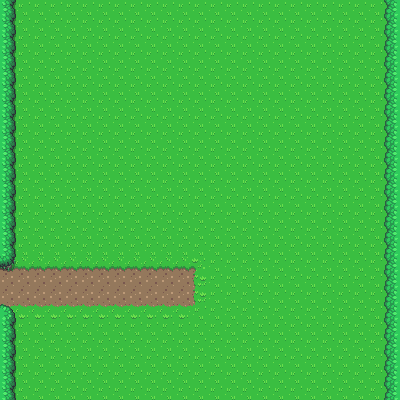

Tiled map render using the project's own tile images. Description and the whole map definition, tile-layer contents included, below:
An orthogonal 25x25 tile map with 16x16 px tiles, 2 tile layers (Ground, Collisions) and 3 objects.

<map version="1.8" tiledversion="1.8.5" orientation="orthogonal" renderorder="right-down" width="25" height="25" tilewidth="16" tileheight="16" infinite="0" nextlayerid="4" nextobjectid="5">
 <tileset firstgid="1" source="Overworld.tsx" />
 <layer id="1" name="Ground" width="25" height="25">
  <data encoding="csv">
1,1,1,1,1,1,1,1,1,1,1,1,1,1,1,1,1,1,1,1,1,1,1,1,1,
1,1,1,1,1,1,1,1,1,1,1,1,1,1,1,1,1,1,1,1,1,1,1,1,1,
1,1,1,1,1,1,1,1,1,1,1,1,1,1,1,1,1,1,1,1,1,1,1,1,1,
1,1,1,1,1,1,1,1,1,1,1,1,1,1,1,1,1,1,1,1,1,1,1,1,1,
1,1,1,1,1,1,1,1,1,1,1,1,1,1,1,1,1,1,1,1,1,1,1,1,1,
1,1,1,1,1,1,1,1,1,1,1,1,1,1,1,1,1,1,1,1,1,1,1,1,1,
1,1,1,1,1,1,1,1,1,1,1,1,1,1,1,1,1,1,1,1,1,1,1,1,1,
1,1,1,1,1,1,1,1,1,1,1,1,1,1,1,1,1,1,1,1,1,1,1,1,1,
1,1,1,1,1,1,1,1,1,1,1,1,1,1,1,1,1,1,1,1,1,1,1,1,1,
1,1,1,1,1,1,1,1,1,1,1,1,1,1,1,1,1,1,1,1,1,1,1,1,1,
1,1,1,1,1,1,1,1,1,1,1,1,1,1,1,1,1,1,1,1,1,1,1,1,1,
1,1,1,1,1,1,1,1,1,1,1,1,1,1,1,1,1,1,1,1,1,1,1,1,1,
1,1,1,1,1,1,1,1,1,1,1,1,1,1,1,1,1,1,1,1,1,1,1,1,1,
1,1,1,1,1,1,1,1,1,1,1,1,1,1,1,1,1,1,1,1,1,1,1,1,1,
1,1,1,1,1,1,1,1,1,1,1,1,1,1,1,1,1,1,1,1,1,1,1,1,1,
1,1,1,1,1,1,1,1,1,1,1,1,1,1,1,1,1,1,1,1,1,1,1,1,1,
1162,1162,1162,1162,1162,1162,1162,1162,1162,1162,1162,1162,1163,1,1,1,1,1,1,1,1,1,1,1,1,
1202,1202,1202,1202,1202,1202,1202,1202,1202,1202,1202,1202,1203,1,1,1,1,1,1,1,1,1,1,1,1,
1202,1202,1202,1202,1202,1202,1202,1202,1202,1202,1202,1202,1203,1,1,1,1,1,1,1,1,1,1,1,1,
1242,1242,1242,1242,1242,1242,1242,1242,1242,1242,1242,1242,1243,1,1,1,1,1,1,1,1,1,1,1,1,
1,1,1,1,1,1,1,1,1,1,1,1,1,1,1,1,1,1,1,1,1,1,1,1,1,
1,1,1,1,1,1,1,1,1,1,1,1,1,1,1,1,1,1,1,1,1,1,1,1,1,
1,1,1,1,1,1,1,1,1,1,1,1,1,1,1,1,1,1,1,1,1,1,1,1,1,
1,1,1,1,1,1,1,1,1,1,1,1,1,1,1,1,1,1,1,1,1,1,1,1,1,
1,1,1,1,1,1,1,1,1,1,1,1,1,1,1,1,1,1,1,1,1,1,1,1,1
</data>
 </layer>
 <layer id="2" name="Collisions" width="25" height="25">
  <data encoding="csv">
728,0,0,0,0,0,0,0,0,0,0,0,0,0,0,0,0,0,0,0,0,0,0,0,727,
728,0,0,0,0,0,0,0,0,0,0,0,0,0,0,0,0,0,0,0,0,0,0,0,727,
728,0,0,0,0,0,0,0,0,0,0,0,0,0,0,0,0,0,0,0,0,0,0,0,727,
728,0,0,0,0,0,0,0,0,0,0,0,0,0,0,0,0,0,0,0,0,0,0,0,727,
728,0,0,0,0,0,0,0,0,0,0,0,0,0,0,0,0,0,0,0,0,0,0,0,727,
728,0,0,0,0,0,0,0,0,0,0,0,0,0,0,0,0,0,0,0,0,0,0,0,727,
728,0,0,0,0,0,0,0,0,0,0,0,0,0,0,0,0,0,0,0,0,0,0,0,727,
728,0,0,0,0,0,0,0,0,0,0,0,0,0,0,0,0,0,0,0,0,0,0,0,727,
728,0,0,0,0,0,0,0,0,0,0,0,0,0,0,0,0,0,0,0,0,0,0,0,727,
728,0,0,0,0,0,0,0,0,0,0,0,0,0,0,0,0,0,0,0,0,0,0,0,727,
728,0,0,0,0,0,0,0,0,0,0,0,0,0,0,0,0,0,0,0,0,0,0,0,727,
728,0,0,0,0,0,0,0,0,0,0,0,0,0,0,0,0,0,0,0,0,0,0,0,727,
728,0,0,0,0,0,0,0,0,0,0,0,0,0,0,0,0,0,0,0,0,0,0,0,727,
728,0,0,0,0,0,0,0,0,0,0,0,0,0,0,0,0,0,0,0,0,0,0,0,727,
728,0,0,0,0,0,0,0,0,0,0,0,0,0,0,0,0,0,0,0,0,0,0,0,727,
728,0,0,0,0,0,0,0,0,0,0,0,0,0,0,0,0,0,0,0,0,0,0,0,727,
687,0,0,0,0,0,0,0,0,0,0,0,0,0,0,0,0,0,0,0,0,0,0,0,727,
0,0,0,0,0,0,0,0,0,0,0,0,0,0,0,0,0,0,0,0,0,0,0,0,727,
0,0,0,0,0,0,0,0,0,0,0,0,0,0,0,0,0,0,0,0,0,0,0,0,727,
647,0,0,0,0,0,0,0,0,0,0,0,0,0,0,0,0,0,0,0,0,0,0,0,727,
728,0,0,0,0,0,0,0,0,0,0,0,0,0,0,0,0,0,0,0,0,0,0,0,727,
728,0,0,0,0,0,0,0,0,0,0,0,0,0,0,0,0,0,0,0,0,0,0,0,727,
728,0,0,0,0,0,0,0,0,0,0,0,0,0,0,0,0,0,0,0,0,0,0,0,727,
728,0,0,0,0,0,0,0,0,0,0,0,0,0,0,0,0,0,0,0,0,0,0,0,727,
728,0,0,0,0,0,0,0,0,0,0,0,0,0,0,0,0,0,0,0,0,0,0,0,727
</data>
 </layer>
 <objectgroup id="3" name="Collisions Mask">
  <object id="1" x="0" y="0" width="16" height="272" />
  <object id="2" x="0" y="304" width="16" height="96" />
  <object id="3" x="384" y="0" width="16" height="400" />
 </objectgroup>
</map>
